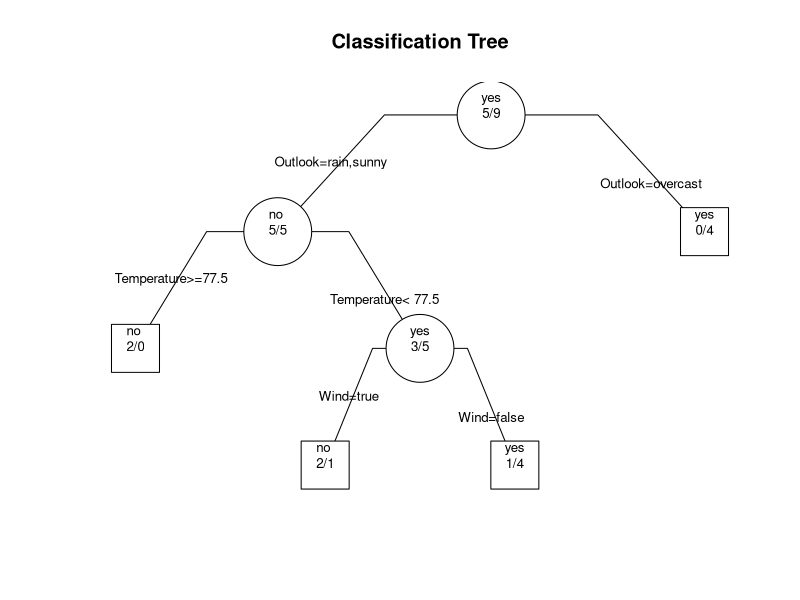

This figure's R source:
#autor:      Joao Sollari Lopes
#local:      INE, Lisboa
#criado:     02.07.2017
#modificado: 02.07.2017

library("rpart")

trainset <- read.csv("../data/golf.csv",header=TRUE)
testset <- read.csv("../data/golf-testset.csv",header=TRUE)

mod <- rpart(Play ~.,                  #model design
             trainset,                 #training set
             method="class",           #Categorical Tree
             parms=list(split="gini"), #Metric "Gini Impurity"
             control=rpart.control(
               minsplit=4,             #minimal size for split   
               minbucket=2,            #minimal leaf size
               cp=0.1,                 #minimal gain
               maxdepth=20)            #maximal depth
            )
plot(mod,uniform=TRUE,branch=0.5,margin=0.05,main="Classification Tree")
text(mod,use.n=TRUE,all=TRUE,cex=0.8,fancy=TRUE,pretty=0)
res <- predict(mod,                    #model
               testset,                #testing set
               type="class")           #returns classification/probabilities

#Confusion Matrix
conf_mat <- table(testset[,c("Play")],res)
conf_mat

#Error rate
err_rt <- 100*(sum(conf_mat) - sum(diag(conf_mat)))/sum(conf_mat)
err_rt
